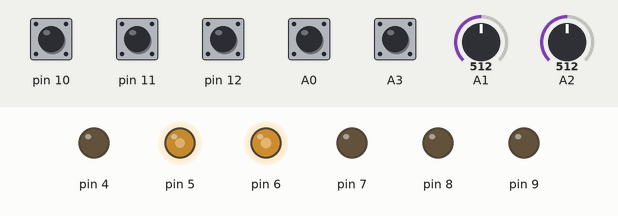
Recording of a sketch running on a simulated Arduino Uno, built with avr-gcc and run on an emulated ATmega328P. Parts: output pins drawn as LEDs (lit = HIGH). The test bench sets the inputs (shaded band); at power-on: A0, A3, pin 10–12 HIGH, A1 = 512, A2 = 512.

Above: at 1.2 s.
1.3 s: A3 pulled LOW for 1 s
At 2.6 s:
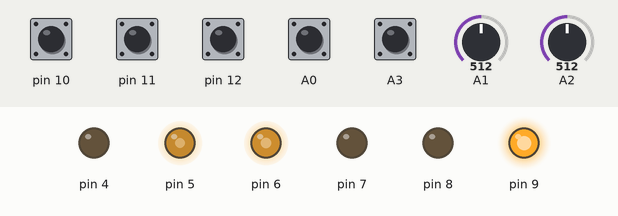
3.8 s: A1 set to 716
At 4.9 s:
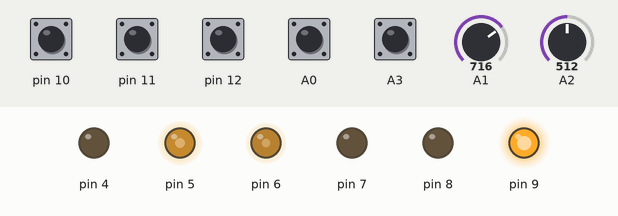
5.3 s: A2 set to 716
At 6.0 s:
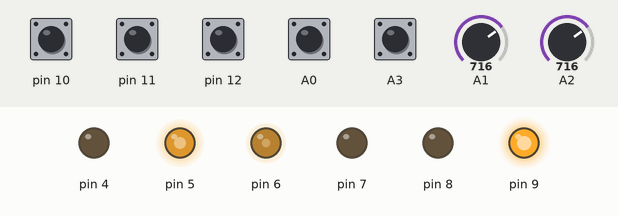
6.8 s: pin 10 pulled LOW for 0.15 s
At 6.87 s:
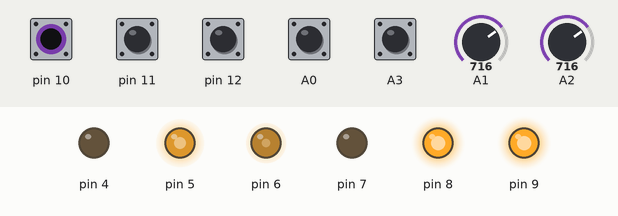
8.4 s: pin 11 pulled LOW for 0.15 s
At 9.1 s:
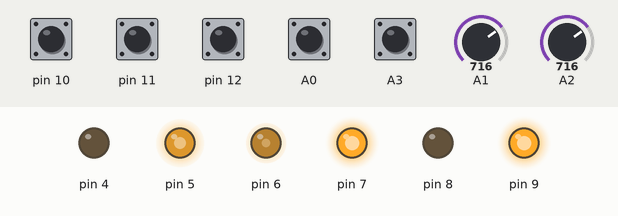
10.0 s: pin 12 pulled LOW for 0.15 s
At 10.07 s:
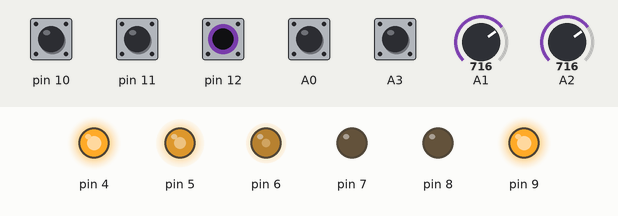
Timing chart, 0 to 12.6 s (numbered marks = the images above; inputs shaded):
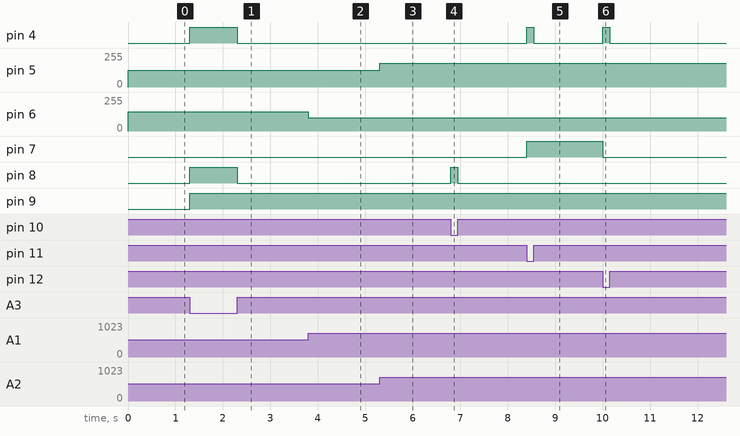

Measured:
- after the input at 1.3 s, pin 4, pin 8: LOW → HIGH at once, → LOW 1.0 s later; pin 9: LOW → HIGH at once
- after the input at 3.8 s, pin 6: 143/255 → 98/255 at once
- after the input at 5.3 s, pin 5: 127/255 → 178/255 at once
- after the input at 6.8 s, pin 8: LOW → HIGH at once, → LOW 0.15 s later
- after the input at 8.4 s, pin 4: LOW → HIGH at once, → LOW 0.15 s later; pin 7: LOW → HIGH at once
- after the input at 10.0 s, pin 4: LOW → HIGH at once, → LOW 0.15 s later; pin 7: HIGH → LOW at once

The sketch:

dsc08_sc0021_autorun.ino
```cpp
int CHWM;
int JPWM;
void setup() {
  pinMode(12,INPUT_PULLUP);//DSC08正转输入
  pinMode(11,INPUT_PULLUP);//DSC08反转输入
  pinMode(10,INPUT_PULLUP);//轴向小车正转输入
  pinMode(A0,INPUT_PULLUP);//轴向小车反转输入
   pinMode(A3,INPUT_PULLUP);//自动控制输出口
  pinMode(A2,INPUT);//DSC08速度控制
  pinMode(A1,INPUT);//轴向小车速度控制
  pinMode(7,OUTPUT);//DSC08正反转输出口
  pinMode(9,OUTPUT);//轴向小车正反转输出口
  pinMode(4,OUTPUT);//DSC08电源通断输出口
   pinMode(8,OUTPUT);//轴向小车电源通断输出口
  pinMode(5,OUTPUT);//DSC08_PWM波输出口
  pinMode(6,OUTPUT);//轴向小车PWM波输出口
  pinMode(A3,INPUT_PULLUP);//自动控制输出口

  // put your setup code here, to run once:

}

void loop() {
  JPWM=map(analogRead(A2),0,1024,0,255);//获取DSC08的PWM信号
  CHWM=map(analogRead(A1),0,1024,255,30);//获取轴动小车的PWM信号
  analogWrite(6,CHWM);//轴向小车PWM输出
  analogWrite(5,JPWM);//DSC08PWM输出
if(digitalRead(A3)==1)//手动模式
    {
      car();
   }
 if(digitalRead(A3)==0)//自动模式
 {
      autocar();

 }

 //auto1(); // put your main code here, to run repeatedly:

}
void car()
{
   DSC08();
   SC0021();
}
//DSC08手动模式
void DSC08()
{
    if(digitalRead(12)==0&digitalRead(11)==1){
              digitalWrite(4,1);
              digitalWrite(7,0);
          }
           if(digitalRead(11)==0&digitalRead(12)==1){
              digitalWrite(4,1);
              digitalWrite(7,1);
          }
          if(digitalRead(11)==0&digitalRead(12)==0){
              digitalWrite(4,0);
          }
           if(digitalRead(11)==1&digitalRead(12)==1){
              digitalWrite(4,0);
            }


}

void SC0021()
{
   if(digitalRead(10)==0&digitalRead(A0)==1){
              digitalWrite(8,1);
              digitalWrite(9,1);
          }
           if(digitalRead(A0)==0&digitalRead(10)==1){
              digitalWrite(8,1);
              digitalWrite(9,0);
          }
          if(digitalRead(A0)==0&digitalRead(10)==0){
              digitalWrite(8,0);
          }
           if(digitalRead(A0)==1&digitalRead(10)==1){
              digitalWrite(8,0);
            }
}
void autocar()
{
    int i;
    for(i=0;i<60;i++){
        up();
    }
     for(i=0;i<5;i++){
        stop1();
    }
    for(i=0;i<60;i++)
    {
      down();
    }
    digitalWrite(4,0);
    for(i=0;i<1;i++)
    {
      zxdowmmore();
    }

    for(i=0;i<5;i++){
        stop1();
    }
}
void up(){
    if(digitalRead(A3)==0){
            digitalWrite(8,1);//轴向小车
            digitalWrite(9,1);

            digitalWrite(4,1);
             digitalWrite(7,0);
            delay(100);
    }
}
void down(){
  if(digitalRead(A3)==0){
            digitalWrite(8,1);
            digitalWrite(9,0);

            digitalWrite(4,1);
             digitalWrite(7,1);
            delay(100);
    }
}
void zxdowmmore(){
 if(digitalRead(A3)==0){
            digitalWrite(8,1);
            digitalWrite(9,0);
            delay(100);
}
}
void stop1(){
  if(digitalRead(A3)==0){
            digitalWrite(4,0);
            digitalWrite(8,0);
            delay(100);
}
}
```
